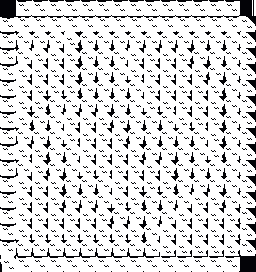

The image is a tile-based game level rendered from a .tmx file. Its description and complete source (layers, tilesets, objects, tile grids) follow:
An orthogonal 16x17 tile map with 16x16 px tiles, 1 tile layer (World) and 1 object (player).

<map version="1.10" tiledversion="1.10.2" orientation="orthogonal" renderorder="right-down" width="16" height="17" tilewidth="16" tileheight="16" infinite="0" backgroundcolor="#030307" nextlayerid="4" nextobjectid="13">
 <tileset firstgid="1" source="world.tsx" />
 <layer id="1" name="World" width="16" height="17">
  <data encoding="csv">
26,18,18,18,18,18,18,18,18,18,18,18,18,18,18,27,
21,19,19,19,19,19,19,19,19,19,19,19,19,19,19,20,
21,16,16,16,15,16,16,16,16,16,16,16,16,16,16,20,
21,16,15,15,15,16,16,16,15,15,15,15,16,16,16,20,
21,15,15,15,15,16,16,16,15,15,15,15,15,16,16,20,
21,15,15,15,15,16,16,16,16,15,15,15,15,15,16,20,
21,15,15,16,16,16,16,16,16,15,15,15,15,15,16,20,
21,15,16,16,15,15,15,16,16,16,16,15,15,15,16,20,
21,16,16,16,15,15,15,15,16,16,16,16,16,15,16,20,
21,15,15,16,16,15,15,15,15,16,16,16,16,15,16,20,
21,16,15,16,16,15,15,15,15,15,15,16,16,16,16,20,
21,15,15,15,16,16,16,15,15,15,15,16,16,16,16,20,
21,15,15,15,16,16,16,15,15,16,16,16,15,15,16,20,
21,15,15,15,15,15,15,16,16,16,16,15,15,15,15,20,
21,15,15,15,15,15,15,15,15,16,15,15,15,15,15,20,
21,16,16,16,16,16,16,16,16,16,15,15,15,15,15,20,
22,18,18,18,18,18,18,18,18,18,18,18,18,18,18,23
</data>
 </layer>
 <objectgroup id="3" name="Characters">
  <object id="11" template="character.tx" name="Player" type="player" x="206.293" y="171.937" rotation="180" />
 </objectgroup>
</map>